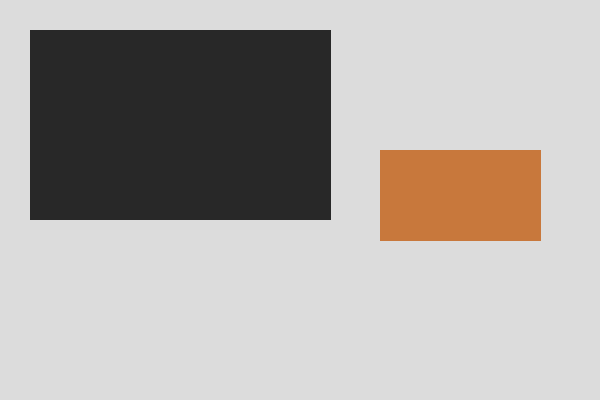
#> input picture backend/tests/fixtures/card_and_object.png, 600 x 400 px
$ python -i calibrate.py   (imports and definitions only)
#> lines starting #> are read from the running program, lines starting #| are printed output that depends on the picture; after the words box and inside, x2 and y2 are one past the last pixel; in counts of white or black regions, pixels touching at a corner belong together
"""Reference-object calibration: find a credit card or coin in the photo,
use its known real-world size to derive mm-per-pixel, then measure the
largest remaining object against that scale.

Depth can never be read from a single 2D photo, so it's always a rough
estimate (min(w, h) * 0.8) and always flagged `depth_estimated=True`,
independent of whether a reference was found.
"""

from dataclasses import dataclass

import cv2
import numpy as np

from ..models.schemas import MeasurementResult, ReferenceType

CARD_WIDTH_MM = 85.60
CARD_HEIGHT_MM = 53.98
CARD_ASPECT_RATIO = CARD_WIDTH_MM / CARD_HEIGHT_MM
CARD_ASPECT_TOLERANCE = 0.12
CARD_CONFIDENCE_THRESHOLD = 0.6

# Coin fallback only recognizes one denomination for now — a US quarter.
# Confidence is a fixed heuristic since HoughCircles doesn't score matches.
COIN_DIAMETER_MM = 24.26
COIN_CONFIDENCE = 0.75

# Real cards/coins are visually flat (a plain printed face or a metal disc).
# A geometrically circle/quad-shaped real-world object with a visually busy
# interior — a car wheel with spokes, a headlight ring, a window — is not
# one. This is a coarse "is this obviously too busy" gate, not a fine-grained
# quality score — real cards have mild print texture too, so the bar is set
# well above that, only catching clearly non-flat objects.
MAX_INTERIOR_STD = 55.0

MIN_CONTOUR_AREA_FRACTION = 0.001
DEPTH_RATIO = 0.8

# Tulasi measures small printable objects (mugs, brackets, hinges), not
# vehicles or furniture. A "successful" measurement outside this range means
# the reference was almost certainly misidentified — better to say "not
# detected" than hand back confident nonsense.
MIN_PLAUSIBLE_OBJECT_MM = 5.0
MAX_PLAUSIBLE_OBJECT_MM = 1000.0


@dataclass
class Reference:
    type: ReferenceType
    confidence: float
    mm_per_px: float | None
    contour: np.ndarray | None


# [6 lines left out: function _decode_image, not called in this run]


def _find_contours(gray: np.ndarray) -> list[np.ndarray]:
    blurred = cv2.GaussianBlur(gray, (5, 5), 0)
    edges = cv2.Canny(blurred, 50, 150)
    edges = cv2.dilate(edges, None, iterations=2)
    contours, _ = cv2.findContours(edges, cv2.RETR_LIST, cv2.CHAIN_APPROX_SIMPLE)

    frame_area = gray.shape[0] * gray.shape[1]
    min_area = frame_area * MIN_CONTOUR_AREA_FRACTION
    return [c for c in contours if cv2.contourArea(c) >= min_area]


# [94 lines left out: functions _is_flat_enough, _contour_mask, _detect_card, _detect_coin, _detect_reference, not called in this run]


def _bounding_box(contour: np.ndarray) -> tuple[int, int, int, int]:
    x, y, w, h = cv2.boundingRect(contour)
    return x, y, x + w, y + h


# [86 lines left out: functions _iou, _largest_object_contour, _no_reference_result, measure, not called in this run]

>>> import cv2
>>> picture = cv2.imread('../../tests/fixtures/card_and_object.png', cv2.IMREAD_GRAYSCALE)
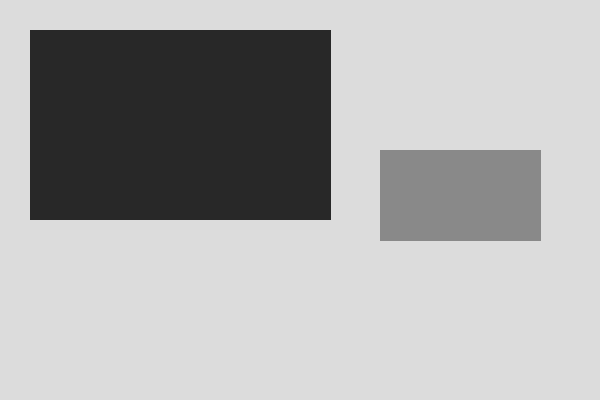
#> picture: shape (400, 600); min 40, max 220, mean 172
>>> result = _find_contours(picture)
#> in _find_contours, `edges = cv2.Canny(blurred, 50, 150)`:
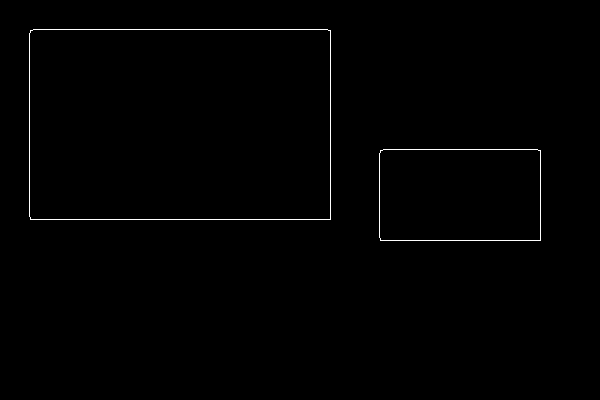
#> edges: shape (400, 600); 0.62% white in thin lines or dots, all inside (x1, y1, x2, y2) = (29, 29, 541, 241)
#> in _find_contours, `edges = cv2.dilate(edges, None, iterations=2)`:
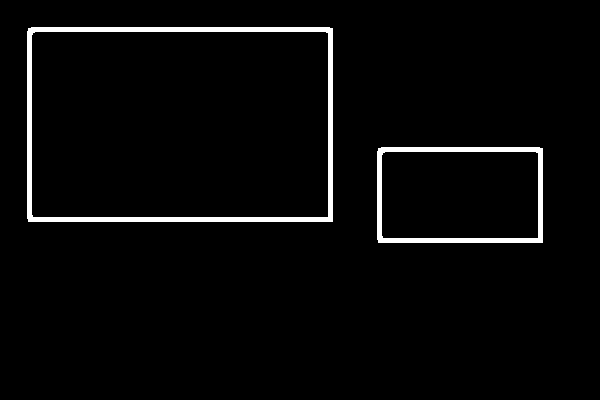
#> edges: shape (400, 600); 3.1% white; 2 white regions
#> in _find_contours, `contours, _ = cv2.findContours(edges, cv2.RETR_LIST, cv2.CHAIN_APPROX_..`: contours = 4 contours; box (x1, y1, x2, y2) and area: (27, 27, 333, 222) 59159, (31, 31, 329, 218) 55229, (377, 147, 543, 243) 15664, (381, 151, 539, 239) 13646
#> result has the same summary as contours in _find_contours

$ run again, on backend/tests/fixtures/no_reference.png
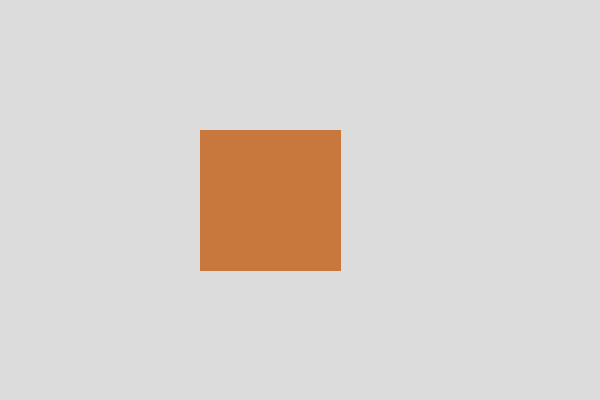
#> input picture backend/tests/fixtures/no_reference.png, 600 x 400 px
#> `picture = cv2.imread('../../tests/fixtures/card_and_object.png', cv2.I..`:
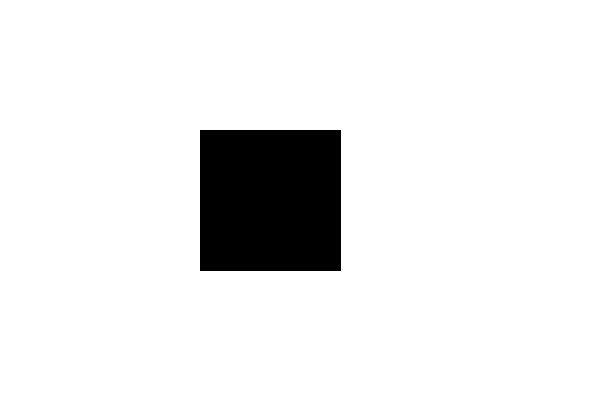
#> picture: shape (400, 600); values 137 (black) and 220 (white), 91.7% white; 1 black region, box (x1, y1, x2, y2) and area: (200, 130, 341, 271) 19881
#> in _find_contours, `edges = cv2.dilate(edges, None, iterations=2)`:
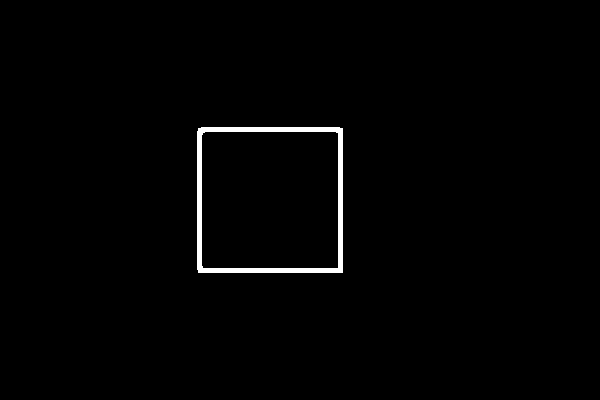
#> edges: shape (400, 600); 1.2% white; 1 white region
#> contours = 2 contours; box (x1, y1, x2, y2) and area: (197, 127, 343, 273) 21014, (201, 131, 339, 269) 18756
#> result has the same summary as contours in _find_contours
